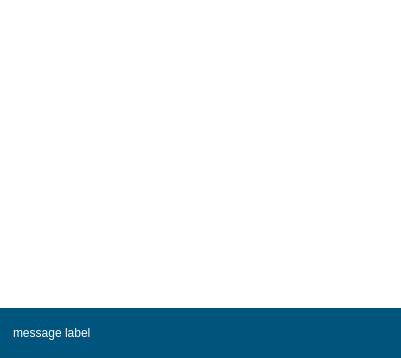
<?xml version="1.0" encoding="UTF-8"?>
<ui version="4.0">
 <class>AuthDialig</class>
 <widget class="QDialog" name="AuthDialig">
  <property name="geometry">
   <rect>
    <x>0</x>
    <y>0</y>
    <width>401</width>
    <height>358</height>
   </rect>
  </property>
  <property name="windowTitle">
   <string>Dialog</string>
  </property>
  <property name="styleSheet">
   <string notr="true">background:white;</string>
  </property>
  <layout class="QGridLayout" name="gridLayout" rowstretch="0,0">
   <property name="leftMargin">
    <number>0</number>
   </property>
   <property name="topMargin">
    <number>0</number>
   </property>
   <property name="rightMargin">
    <number>0</number>
   </property>
   <property name="bottomMargin">
    <number>0</number>
   </property>
   <property name="spacing">
    <number>0</number>
   </property>
   <item row="0" column="0">
    <widget class="QFrame" name="auth_camera_frame">
     <property name="frameShape">
      <enum>QFrame::Shape::NoFrame</enum>
     </property>
    </widget>
   </item>
   <item row="1" column="0">
    <widget class="QLabel" name="message_label">
     <property name="maximumSize">
      <size>
       <width>16777215</width>
       <height>50</height>
      </size>
     </property>
     <property name="styleSheet">
      <string notr="true">background: rgb(0, 85, 127);
color:white;
font: 18pt &quot;Segoe UI&quot;;
padding: 0 10px;</string>
     </property>
     <property name="text">
      <string>message label </string>
     </property>
    </widget>
   </item>
  </layout>
 </widget>
 <resources/>
 <connections/>
</ui>
